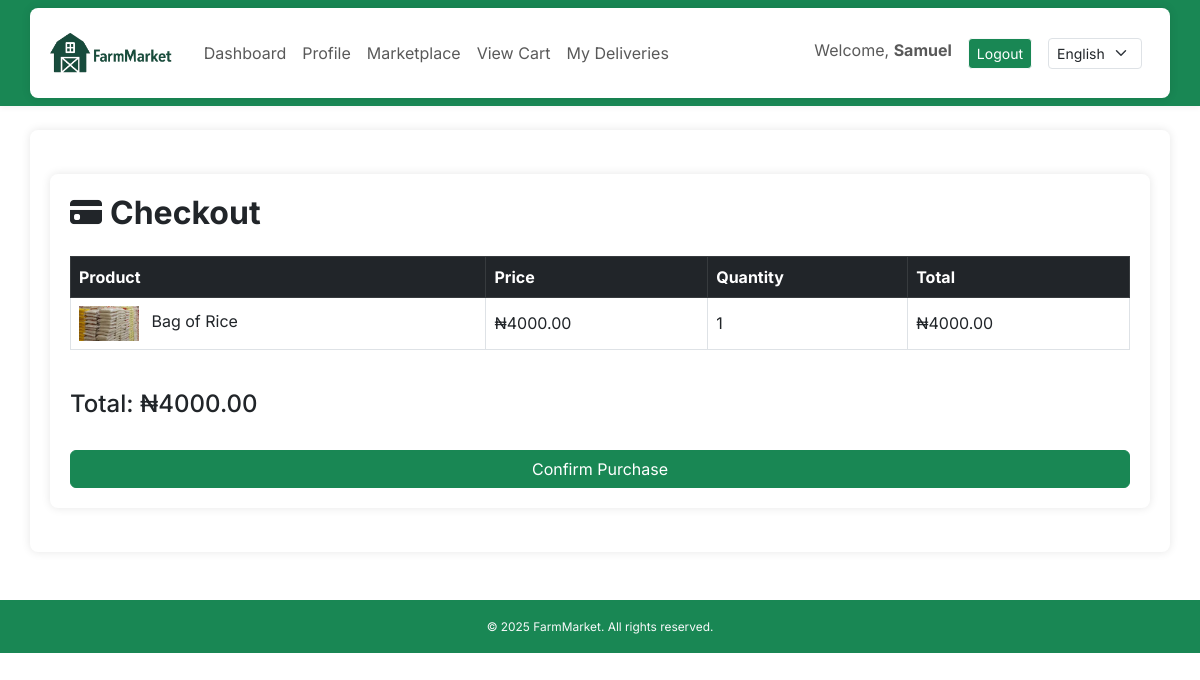
The page /cart/checkout/ (signed in) on the database as committed earlier.
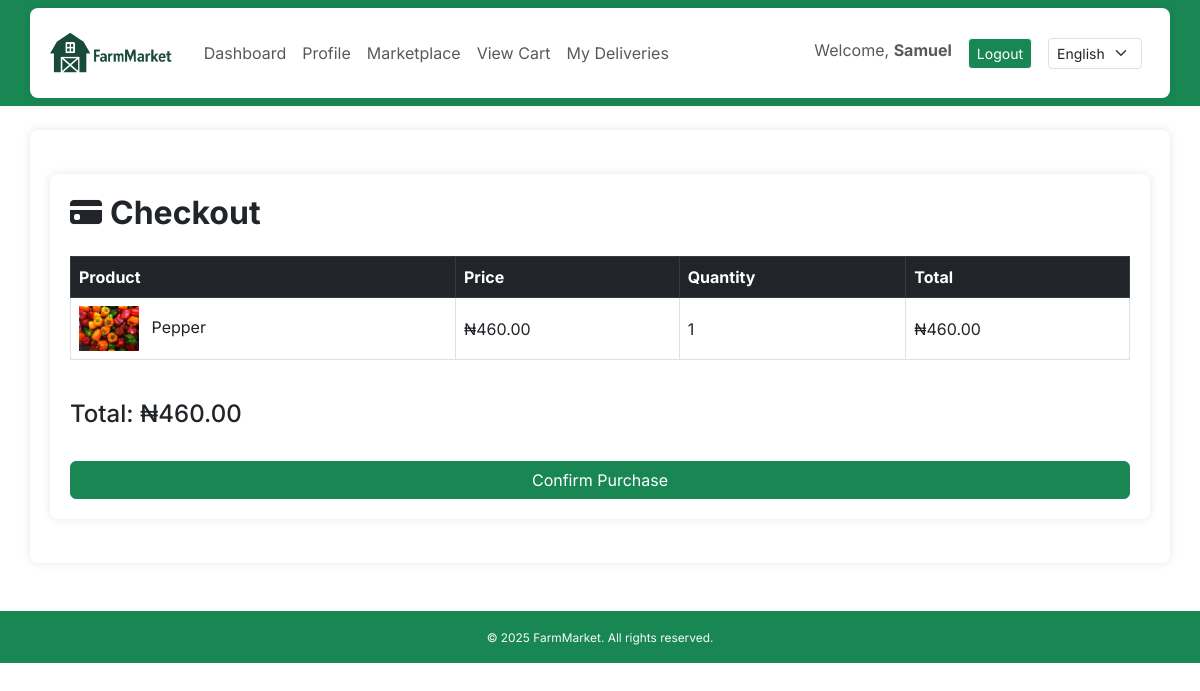
The same page on the database as committed later.
### core/models.py (models this page shows, shortened)
class CartItem(models.Model):
    user = models.ForeignKey(User, on_delete=models.CASCADE, related_name='cart_items')
    product = models.ForeignKey('Product', on_delete=models.CASCADE)
    quantity = models.PositiveIntegerField(default=1)
    added_at = models.DateTimeField(auto_now_add=True)
    class Meta:
        unique_together = ('user', 'product')  # prevent duplicates
    def get_total_price(self):
        return self.product.price * self.quantity

class Product(models.Model):
    farmer = models.ForeignKey(User, on_delete=models.CASCADE)
    title = models.CharField(_("Title"), max_length=100)
    description = models.TextField(_("Description"))
    price = models.DecimalField(max_digits=10, decimal_places=2)
    quantity = models.PositiveIntegerField()
    city = models.CharField(max_length=100)
    state = models.CharField(max_length=100, default="Oyo State")
    category = models.CharField(max_length=20, choices=CROP_CHOICES, default='Tomato')
    image = models.ImageField(upload_to='product_images/', blank=True, null=True)
    date_posted = models.DateTimeField(auto_now_add=True)

### core/views.py (the view, shortened to what this page needs)
# urls.py: path('cart/checkout/', views.checkout, name='checkout'),
@login_required
def checkout(request):
    cart_items = CartItem.objects.filter(user=request.user)
    total = sum(item.get_total_price() for item in cart_items)
    return render(request, 'core/checkout.html', {
        'cart_items': cart_items,
        'total': total
    })

### core/context_processors.py (called while the page is built)
def language_code(request):
    return {
        'LANGUAGE_CODE': translation.get_language()
    }

### core/templates/core/checkout.html (shortened to what this page needs)
{% extends 'core/base.html' %}
{% load i18n %}
{% block content %}
<div class="container my-4">
    <h2 class="fw-bold mb-4"><i class="bi bi-credit-card-fill me-2"></i>{% trans "Checkout" %}</h2>
    {% if cart_items %}
        <div class="table-responsive mb-4">
            <table class="table table-bordered align-middle">
                <thead class="table-dark">
                    <tr>
                        <th>{% trans "Product" %}</th>
                        <th>{% trans "Price" %}</th>
                        <th>{% trans "Quantity" %}</th>
                        <th>{% trans "Total" %}</th>
                    </tr>
                </thead>
                <tbody>
                    {% for item in cart_items %}
                    <tr>
                        <td>
                            {% if item.product.image %}
                                <img src="{{ item.product.image.url }}" alt="{{ item.product.title }}" width="60" class="me-2">
                            {% endif %}
                            {{ item.product.title }}
                        </td>
                        <td>₦{{ item.product.price|floatformat:2 }}</td>
                        <td>{{ item.quantity }}</td>
                        <td>₦{{ item.get_total_price|floatformat:2 }}</td>
                    </tr>
                    {% endfor %}
                </tbody>
            </table>
        </div>
        <div class="d-flex justify-content-between align-items-center mb-4">
            <h4>{% trans "Total" %}: ₦{{ total|floatformat:2 }}</h4>
        </div>
        <form method="post" action="{% url 'checkout' %}">
            <button type="submit" class="btn btn-success w-100">{% trans "Confirm Purchase" %}</button>
        </form>
    {% else %}
        <p class="text-muted">{% trans "Your cart is empty." %}</p>
        <a href="{% url 'product_list' %}" class="btn btn-primary">{% trans "Browse Products" %}</a>
    {% endif %}
</div>
{% endblock %}

Rows that differ between the two databases and show on the page:
removed CartItem: product.image (picture), product "Bag of Rice", product.price "4000.00", quantity "1", get_total_price "4000.00"
added CartItem: product.image (picture), product "Pepper", product.price "460.00", quantity "1", get_total_price "460.00"
Other text that changed with them:
{{ total|floatformat:2 }}: "4000.00" → "460.00"
